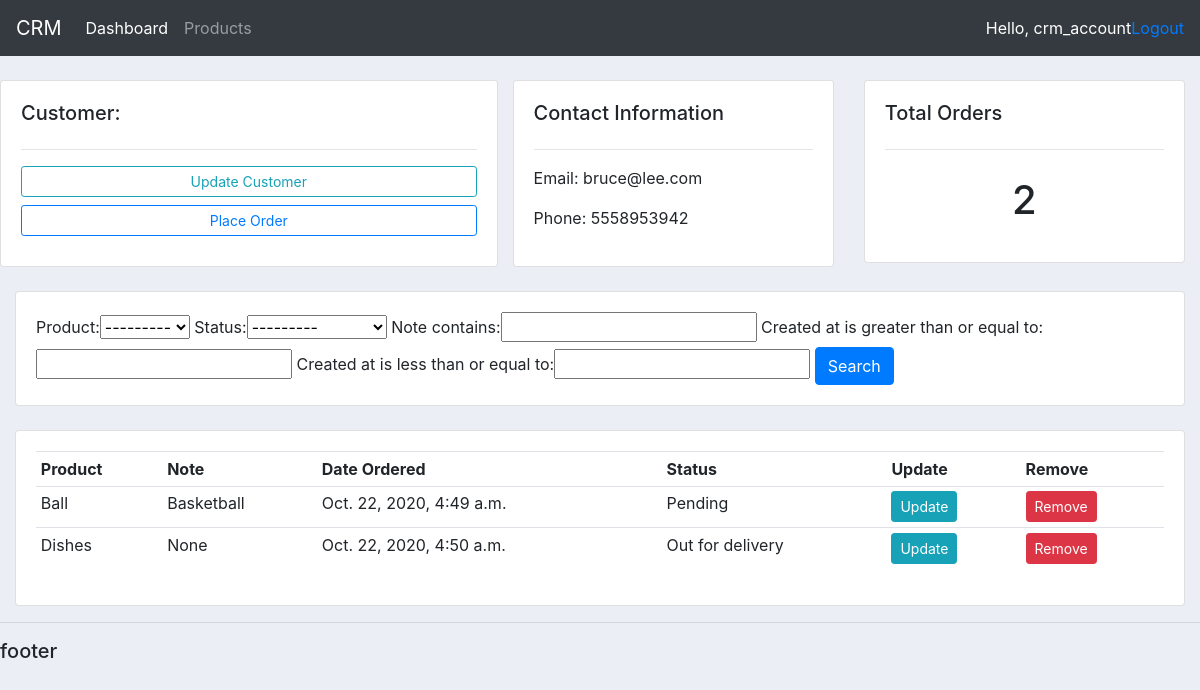
The app's page /customer/1/ (signed in) with its own data.
### accounts/models.py (models this page shows, shortened)
class Customer(models.Model):
    name=models.CharField(max_length=255, null=True)
    phone = models.CharField(max_length=255, null=True)
    email = models.CharField(max_length=255, null=True)
    created_at = models.DateTimeField(auto_now_add=True)
    updated_at = models.DateTimeField(auto_now=True)

class Order(models.Model):
    STATUS = (
        ('Pending', 'Pending'),
        ('Out for delivery', 'Out for delivery'),
        ('Delivered', 'Delivered'),
    )
    customer = models.ForeignKey(Customer, on_delete=models.CASCADE, null=True)
    product = models.ForeignKey(Product, on_delete=models.CASCADE, null=True)
    created_at = models.DateTimeField(auto_now_add=True)
    status = models.CharField(max_length=255, null=True, choices=STATUS)
    note = models.CharField(max_length=500, null=True)

class Product(models.Model):
    CATEGORY = (
        ('Indoor', 'Indoor'),
        ('Outdoor', 'Outdoor'),
    )
    name = models.CharField(max_length=255, null=True)
    price = models.FloatField(null=True)
    category = models.CharField(max_length=255, null=True, choices=CATEGORY)
    description = models.TextField(null=True)
    created_at = models.DateTimeField(auto_now_add=True)
    updated_at  = models.DateTimeField(auto_now=True)
    tags = models.ManyToManyField(Tag)
    def __str__(self):
        return self.name

### accounts/views.py (the view)
# urls.py: path('customer/<int:pk>/', views.customer, name='customer'),
@login_required(login_url='login')
def customer(request, pk):
    customer = Customer.objects.get(id=pk)
    orders = customer.order_set.all()
    num_orders = orders.count()
    myFilter = OrderFilter(request.GET, queryset=orders)
    order = myFilter.qs
    context = {
        'customer': customer,
        'orders' : orders,
        'num_orders' : num_orders,
        'myFilter' :myFilter,
    }
    return render(request, 'customer.html', context)

### accounts/templates/customer.html
{% extends 'main.html' %}
{% block content%}
<br>
<div class="row">
    <div class="card card-body">
        <h5>Customer:</h5>
        <hr>
        <a class="btn btn-outline-info btn-sm btn-block" href="">Update Customer</a>
        <a class="btn btn-outline-primary btn-sm btn-block" href="{% url 'create' customer.id %}">Place Order</a>
    </div>
    <div class="col-md">
        <div class="card card-body">
            <h5>Contact Information</h5>
            <hr>
            <p>Email: {{customer.email}}</p>
            <p>Phone: {{customer.phone}}</p>
        </div>
    </div>
    <div class="col-md">
        <div class="card card-body">
            <h5>Total Orders</h5>
            <hr>
            <h1 id="order-title">{{num_orders}}</h1>
        </div>
    </div>
</div>
<br>
<div class="row">
    <div class="col">
        <div class="card card-body">
            <form method="get">
                {{myFilter.form}}
                <button class="btn btn-primary" type="submit">Search</button>
            </form>
        </div>
    </div>
</div>
<br>
<div class="row">
    <div class="col-md">
        <div class="card card-body">
            <table class="table table-sm">
                <tr>
                    <th>Product</th>
                    <th>Note</th>
                    <th>Date Ordered</th>
                    <th>Status</th>
                    <th>Update</th>
                    <th>Remove</th>
                </tr>
                {% for order in orders %}
                <tr>
                    <td>{{order.product}}</td>
                    <td>{{order.note}}</td>
                    <td>{{order.created_at}}</td>
                    <td>{{order.status}}</td>
                    <td><a class="btn btn-sm btn-info"href="{% url 'update' order.id %}">Update</a></td>
                    <td><a class="btn btn-sm btn-danger" href="{% url 'delete' order.id%}">Remove</a></td>
                </tr>
                {% endfor %}
            </table>
        </div>
    </div>
</div>
{% endblock%}

### accounts/templates/navbar.html (shortened to what this page needs)
{% block content%}
<nav class="navbar navbar-expand-lg navbar-dark bg-dark text-white">
    <a class="navbar-brand" href="">CRM</a>
    <div class="collapse navbar-collapse" id="navbarNav">
      <ul class="navbar-nav">
        <li class="nav-item active">
          <a class="nav-link" href="{% url 'home' %}">Dashboard <span class="sr-only">(current)</span></a>
        </li>
        <li class="nav-item">
          <a class="nav-link" href="{% url 'product' %}">Products</a>
        </li>
      </ul>
    </div>
    <span>Hello, {{request.user}}</span>
    <span><a href="{% url 'logout' %}">Logout</a></span>
  </nav>
{%endblock%}

### accounts/static/css/style.css (style rules this page uses)
body { background-color: #ebeff5; }
#order-title { text-align: center; padding: 10px; }

### records on screen
Customer: email "bruce@lee.com", phone "5558953942"
Order: product "Ball", note "Basketball", created_at "Oct. 22, 2020, 4:49 a.m.", status "Pending"
Order: product "Dishes", note "None", created_at "Oct. 22, 2020, 4:50 a.m.", status "Out for delivery"

### other values on screen
{{ request.user }} "crm_account"
{{ num_orders }} "2"
